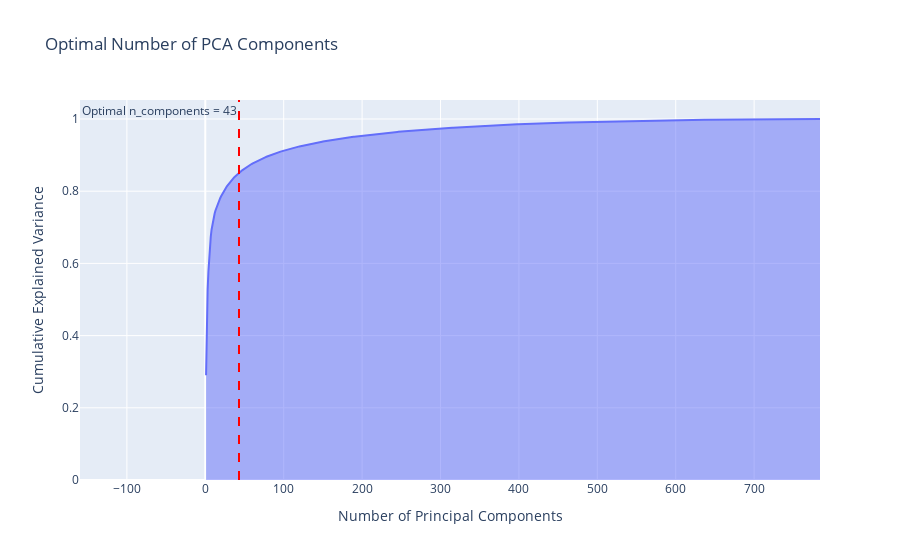

The notebook cell saved with this chart:
### Markdown cell above
---
## Part 2: Feature Engineering & Dimensionality Reduction

Now that we have a deep understanding of the Fashion MNIST dataset, including important pixels, class similarities, and variance analysis, we move to the feature engineering stage. In this step, we will extract meaningful features, reduce dimensionality, and prepare the dataset for machine learning models.

- Apply dimensionality reduction techniques (PCA, ICA, t-SNE) to identify the most relevant features.
- Analyze how feature transformations affect class separability.
- Determine whether reducing the number of features improves model efficiency.
- Prepare the dataset for training by selecting the most informative features.

---

### 2.1 Principal Component Analysis (PCA)

Principal Component Analysis (PCA) is a classical technique in statistical data analysis, feature extraction and data reduction, aiming at explaining observed signals as a linear combination of orthogonal principal components.<br>
This helps in:

- Reducing computational complexity for machine learning models.
- Removing redundant information while keeping key patterns.
- Visualizing data in lower dimensions to see class separability.

---

### Code cell
# Apply PCA without setting n_components to get full variance ratio
pca = PCA()
pca.fit(train_df.iloc[:, :-1])

# Compute cumulative explained variance
cumulative_variance = np.cumsum(pca.explained_variance_ratio_)

# Find the number of components that explain at least 85% variance
optimal_n = np.argmax(cumulative_variance >= 0.85) + 1  

# Create DataFrame for Plotly visualization
variance_df = pd.DataFrame({
    "Number of Components": range(1, len(cumulative_variance) + 1),
    "Cumulative Explained Variance": cumulative_variance
})

# Create an interactive area plot using Plotly
fig = px.area(variance_df, x="Number of Components", y="Cumulative Explained Variance",
              title="Optimal Number of PCA Components",
              labels={"Number of Components": "Number of Principal Components",
                      "Cumulative Explained Variance": "Cumulative Explained Variance"})

# Add a vertical line to indicate the optimal number of components
fig.add_vline(x=optimal_n, line_dash="dash", line_color="red",
              annotation_text=f"Optimal n_components = {optimal_n}", annotation_position="top left")

# Show the plot
fig.show()

# Print the optimal number of components
print(f"Optimal number of components to retain 85% variance: {optimal_n}")

### Figure 1 — Plotly figure (JSON) as saved in the notebook; plotly's stock layout.template omitted (floating-point values rounded to 4 significant figures; data arrays with more than 128 entries replaced by an {"elided": "..."} marker saying what was removed)
{"data": [{"fillpattern": {"shape": ""}, "hovertemplate": "Number of Principal Components=%{x}<br>Cumulative Explained Variance=%{y}<extra></extra>", "legendgroup": "", "line": {"color": "#636efa"}, "marker": {"symbol": "circle"}, "mode": "lines", "name": "", "orientation": "v", "showlegend": false, "stackgroup": "1", "type": "scatter", "x": {"elided": "784 int values"}, "xaxis": "x", "y": {"elided": "784 float values"}, "yaxis": "y"}], "layout": {"annotations": [{"showarrow": false, "text": "Optimal n_components = 43", "x": 43, "xanchor": "right", "xref": "x", "y": 1, "yanchor": "top", "yref": "y domain"}], "legend": {"tracegroupgap": 0}, "shapes": [{"line": {"color": "red", "dash": "dash"}, "type": "line", "x0": 43, "x1": 43, "xref": "x", "y0": 0, "y1": 1, "yref": "y domain"}], "title": {"text": "Optimal Number of PCA Components"}, "xaxis": {"anchor": "y", "domain": [0, 1], "title": {"text": "Number of Principal Components"}}, "yaxis": {"anchor": "x", "domain": [0, 1], "title": {"text": "Cumulative Explained Variance"}}}}
